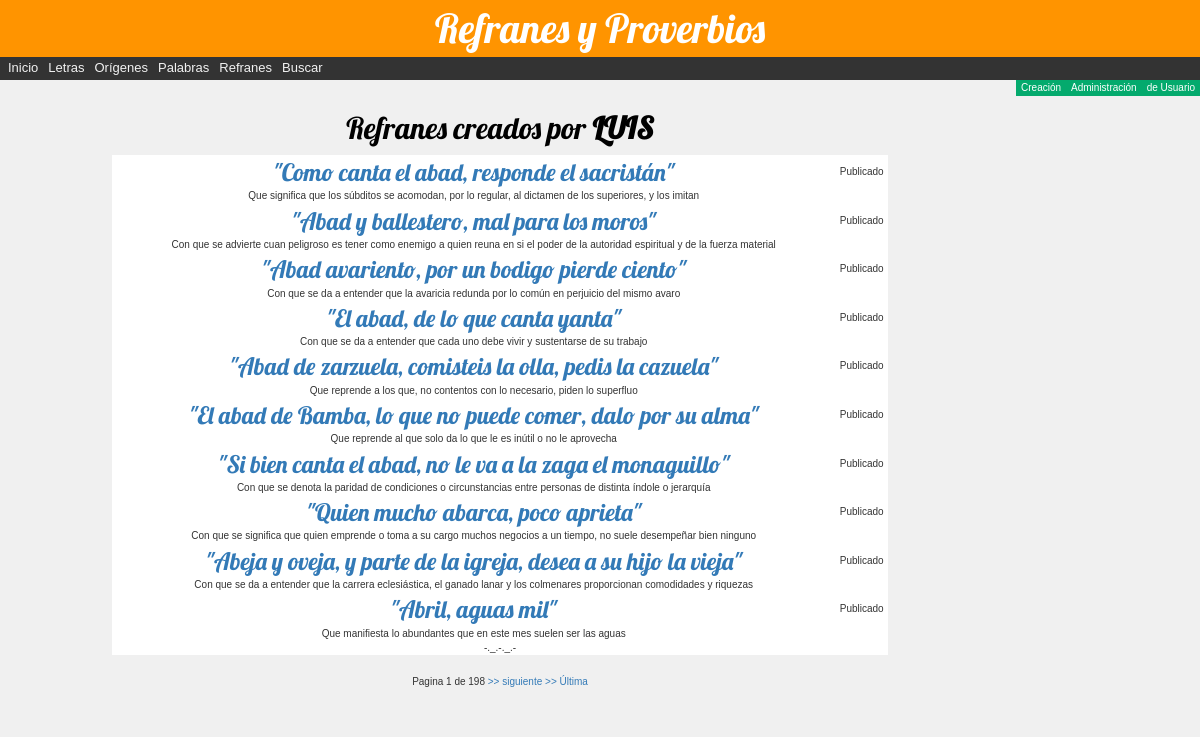
Page /refran/misrefranes/ (signed in) on the committed database.
### refran/models.py (models this page shows, shortened)
class Refran(models.Model):
   id = models.UUIDField(
        primary_key=True,
        default=uuid.uuid4,
        )
   dicho = models.TextField(
           'Refrán',
           max_length=191,
           )
   explicacion = models.TextField(
                 'Explicación',
                 max_length=251,
                 )
   fecha = models.DateField(
           'Registrado',
           default=date.today,
           null=True,
           blank=True
           )
   fechaaprobacion = models.DateField(
           'Aprobado',
           null=True,
           blank=True
           )
   fechapublicacion = models.DateField(
           'Publicado',
           null=True,
           blank=True
           )
   ESTADOS = (
         ('r', 'Revisión'),
         ('a', 'Aprobado'),
         ('p', 'Publicado')
      )
   estado = models.CharField(
            'Estado',
            max_length=1,
            choices=ESTADOS,
            blank=True,
            default='r',
            )
   letra = models.ForeignKey(
           'Letra',
           on_delete=models.RESTRICT,
           null=False
           )
   palabra = models.ForeignKey(
             'Palabra',
             on_delete=models.RESTRICT,
             null=True
             )
   origen = models.ForeignKey(
            'Origen',
            on_delete=models.RESTRICT,
            null=True
            )
   creador = models.ForeignKey(
             settings.AUTH_USER_MODEL,
             on_delete=models.SET_NULL,
             null=True,
             blank=True
             )
   class Meta:
      ordering = ['palabra', 'fecha', 'fechaaprobacion', 'fechapublicacion']
   @property
   def no_publicado(self):
      return bool(self.estado != 'p')

### refran/views.py (the view)
# urls.py: path('misrefranes/', views.RefranesCreadosListView.as_view(), name='mis-refranes'),
class RefranesCreadosListView(LoginRequiredMixin, generic.ListView):
   model = Refran
   template_name = 'refran/refranescreados_por_usuario.html'
   paginate_by = 10
   def get_queryset(self):
      return(
         Refran.objects.filter(creador=self.request.user).order_by('palabra')
         )

### refran/templates/refran/refranescreados_por_usuario.html
{% extends "base_generic.html" %}
{% block content %}
<div class="col-sm-10">
   <div class="titulo_pag">
   <h2>Refranes creados por <strong>{{ user.get_username.upper }}</strong></h2>
   </div>
   <div id="contenido">
   <section>
      <article>
   {% if refran_list %}
   <table border="0" width="100%">
      <tr>
      {% for refran in refran_list %}
         <td align="center" class="{% if refran.no_publicado %}text-danger{% endif %}">
            <a class="refran" href="{% url 'refran-detalle' refran.pk %}">"{{ refran.dicho }}"</a>
          </td>
          <td  class="{% if refran.no_publicado %}text-danger{% endif %}">{{ refran.get_estado_display }}</td>
          </tr><tr>
          <td>  {{ refran.explicacion }}</td>
          <td></td>
          </tr>
      {% endfor %}
      <tr><td colspan="4">-._.-._.-</td></tr>
   </table>
   {% else %}
      <p>No tienes refranes creados</p>
   {% endif %}
   </article>
   </section>
{% endblock %}

### refran/static/css/estilos.css (style rules this page uses)
body { margin:0; font-family: Arial, Helvetica, sans-serif; background-color:#f0f0f0; font-size:100%; margin:0; padding:0; border:0; }
h1, h2 { font-family: 'Lobster', cursive; }
.titulo_pag { font-family:Lobster; color:#000000; z-index:1; position:relative; text-align:center; font-size:2.5em; padding-top:0.5em; }
#contenido { width:80%; margin: 0 auto; x_background-color:#f9f9f2; x_border-radius: 5rem 5rem 5rem 5rem; }
section { x_border-radius: 5rem 5rem 5rem 5rem; }
article { x_-webkit-box-sizing:border-box; x_-moz-box-sizing:border-box; x_box-sizing:border-box; float:left; height:100%; width:100%; background-color:white; padding:0px; text-align:center; x_border-color:red; x_border-style:double; x_border-radius: 5rem 5rem 5rem 5rem; }
.refran { margin-top: 10px; margin-botton: 15px; font-family: 'Lobster'; font-size: 18pt; }

### rows in the picture
Refran: dicho "Como canta el abad, responde el sacristán", estado "Publicado", explicacion "Que significa que los súbditos se acomodan, por lo regular, al dictamen de los superiores, y los imitan"
Refran: dicho "Abad y ballestero, mal para los moros", estado "Publicado", explicacion "Con que se advierte cuan peligroso es tener como enemigo a quien reuna en si el poder de la autoridad espiritual y de la fuerza material"
Refran: dicho "Abad avariento, por un bodigo pierde ciento", estado "Publicado", explicacion "Con que se da a entender que la avaricia redunda por lo común en perjuicio del mismo avaro"
Refran: dicho "El abad, de lo que canta yanta", estado "Publicado", explicacion "Con que se da a entender que cada uno debe vivir y sustentarse de su trabajo"
Refran: dicho "Abad de zarzuela, comisteis la olla, pedis la cazuela", estado "Publicado", explicacion "Que reprende a los que, no contentos con lo necesario, piden lo superfluo"
Refran: dicho "El abad de Bamba, lo que no puede comer, dalo por su alma", estado "Publicado", explicacion "Que reprende al que solo da lo que le es inútil o no le aprovecha"
Refran: dicho "Si bien canta el abad, no le va a la zaga el monaguillo", estado "Publicado", explicacion "Con que se denota la paridad de condiciones o circunstancias entre personas de distinta índole o jerarquía"
Refran: dicho "Quien mucho abarca, poco aprieta", estado "Publicado", explicacion "Con que se significa que quien emprende o toma a su cargo muchos negocios a un tiempo, no suele desempeñar bien ninguno"
Refran: dicho "Abeja y oveja, y parte de la igreja, desea a su hijo la vieja", estado "Publicado", explicacion "Con que se da a entender que la carrera eclesiástica, el ganado lanar y los colmenares proporcionan comodidades y riquezas"
Refran: dicho "Abril, aguas mil", estado "Publicado", explicacion "Que manifiesta lo abundantes que en este mes suelen ser las aguas"

### other values in the picture
{{ user.get_username.upper }} "LUIS"
{{ page_obj.number }} "1"
{{ page_obj.paginator.num_pages }} "198"
